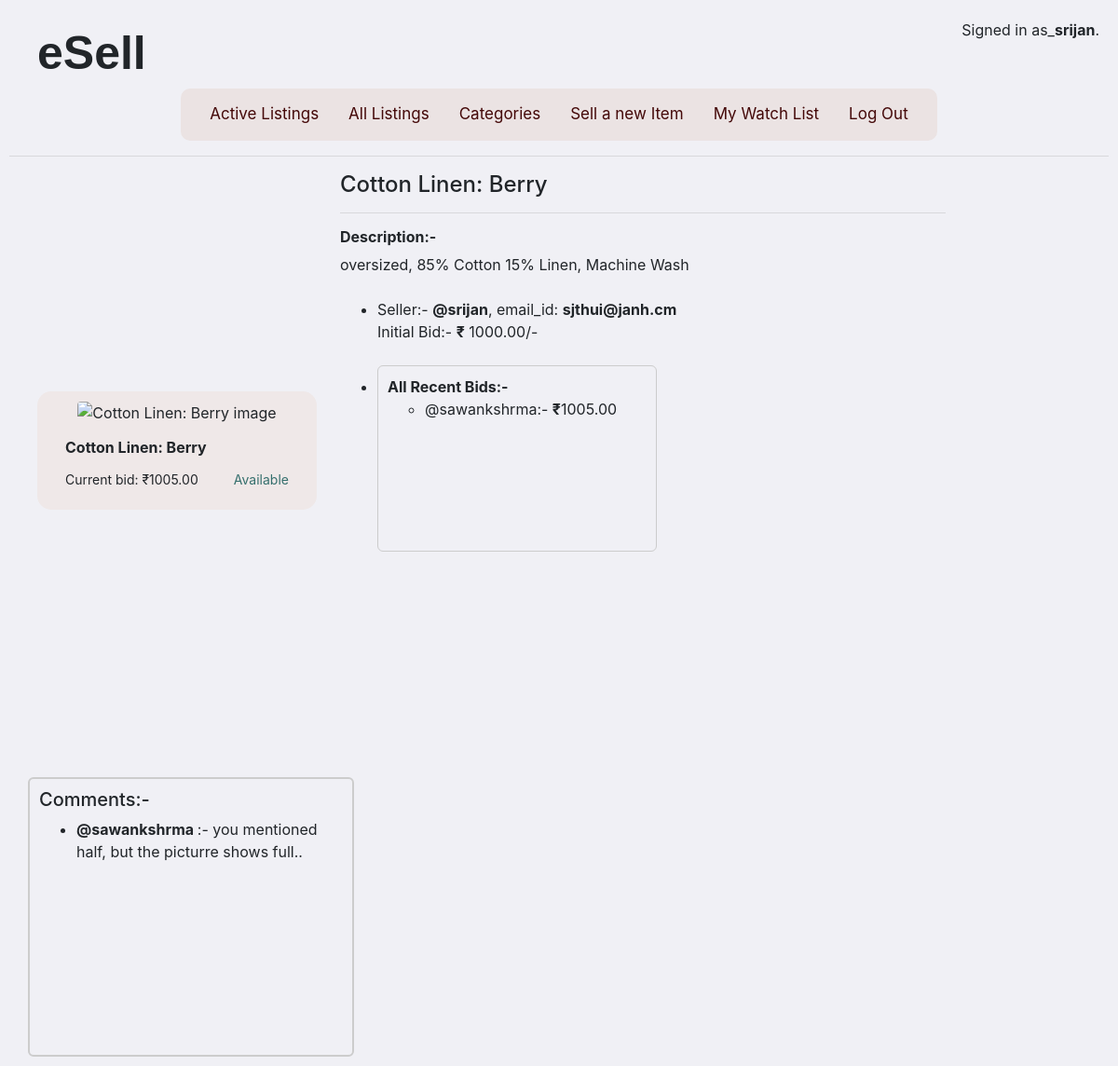
The page /2 (signed in) on the database its author committed.
### auctions/models.py (models this page shows, shortened)
class User(AbstractUser):
    watchlist = models.ManyToManyField('Listing', blank=True, related_name="watched_by") #remember

class Listing(models.Model):
    CATEGORY_CHOICES = [
        ('FN', 'Fashion'),
        ('TY', 'Toys'),
        ('EL', 'Electronics'),
        ('HM', 'Home'),
    ]
    title = models.CharField(max_length=100)
    description = models.TextField(max_length=500)
    starting_bid = models.DecimalField(max_digits=10, decimal_places=2)
    current_bid = models.DecimalField(max_digits=10, decimal_places=2, null=True, blank=True)
    image_url = models.URLField(blank=True, null=True)
    category = models.CharField(max_length=2, choices=CATEGORY_CHOICES, default='HM')
    is_active = models.BooleanField(default=True)
    created_at = models.DateTimeField(auto_now_add=True)
    owner = models.ForeignKey(User, on_delete=models.CASCADE, related_name="listings")
    winner = models.ForeignKey(User, on_delete=models.SET_NULL, null=True, blank=True, related_name='won_auctions')

class Bid(models.Model):
    amount = models.DecimalField(max_digits=10, decimal_places=2)
    listing = models.ForeignKey(Listing, on_delete=models.CASCADE, related_name='bids')
    user = models.ForeignKey(User, on_delete=models.CASCADE, related_name='bids')
    created_at = models.DateTimeField(auto_now_add=True)

class Comment(models.Model):
    text = models.TextField(max_length=300)
    user = models.ForeignKey(User, on_delete=models.CASCADE, related_name='comments')
    listing = models.ForeignKey(Listing, on_delete=models.CASCADE, related_name='comments')

### auctions/views.py (the view)
# urls.py: path("<int:product_id>", views.product, name="product")
def product(request, product_id):
    try:
        product = Listing.objects.get(id=product_id)
    except Listing.DoesNotExist:
        raise Http404("Flight not found.")
    return render(request, "auctions/product.html", {
        "listing": product,
        "comments": product.comments.all(),
        "bids": product.bids.all(),
    })

### auctions/templates/auctions/product.html (shortened to what this page needs)
{% extends "auctions/layout.html" %}
{% block body %}
<div class = "product-wrap" style="
/* background-color: pink; */
 ">
        <div class="cards_wrapper" style="justify-content: flex-start;
         /* background-color: green; */
         width :325px;">
            <div class = "cards_container" style = "margin-left:30px;">
               <div class="image-wrapper">
                    {% if listing.image_url %}
                        <img src="{{ listing.image_url|safe }}" alt="{{ listing.title }} image" style="border: 1px solid transparent; border-radius: 5px;">
                    {% else %}
                        <div class="no-image">No image available</div>
                    {% endif %}
                </div>
                 <div class="card-footer">
                    <p class="card-title"><strong>{{ listing.title }}</strong></p>
                    <div class="card-meta">
                        {% if listing.is_active %} <span class="bid">Current bid: ₹{{ listing.current_bid }}</span>
                        <span class="availability {% if is_active %}not-available{% else %}available{% endif %}">
                            Available{% else %}Sold Out @ ₹{{ listing.current_bid }}{% endif %}
                            </span>
                    </div>
                </div>
            </div>
        </div>
        <div class = "product-info" style="
        /* background-color: rgb(78, 51, 124); */
         height:600px; width:680px !important;">
            <div class = "product-intro" style="
                /* background-color: red; */
                 height:40px; margin-left:30px; " >
                    <h4>{{listing.title}}</h4>
                    <hr>
                    <h6><strong>Description:-</strong></h6>
                    {{listing.description}}
                    <ul><br>
                        <li>
                           Seller:- <strong>@{{listing.owner.username}}</strong>, email_id: <strong>{{listing.owner.email}} </strong>
                        <br> Initial Bid:- <strong>₹</strong> {{listing.starting_bid}}/-
                        </li><br>
                        <li>
                            <div  class = "all-bids" style="
                                height: 200px;
                                width: 300px;
                                overflow-y: auto;
                                border: 1px solid #ccc;
                                border-radius: 6px;
                                padding: 10px;
                                background-color: transparent;
                            ">
                                <strong>All Recent Bids:-</strong>
                                <ul>
                                    {% for bid in bids %}
                                    <li>@{{ bid.user.username }}:- <strong>₹</strong>{{bid.amount}}</li>
                                    {% empty %}
                                    <li>No bids made yet.</li>
                                    {%endfor%}
                                </ul>
                            </div>
                        </li>
                    </ul>
            </div>
        </div>
        <div class = "comment-wrap" style="
            margin-left: 20px
            ;
        ">
            <div style = "height: 50px;"  ></div>
            <div  class = "comments" style="
                height: 300px;
                width: 350px;
                overflow-y: auto;
                border: 2px solid #ccc;
                border-radius: 6px;
                padding: 10px;
                background-color: transparent;
            ">
                <h5>Comments:-</h5>
                <ul>
                    {% for comment in comments %}
                    <li><strong>@{{ comment.user.username }} </strong>:- {{comment.text}}</li>
                    {% empty %}
                    <li>No comments yet.</li>
                    {%endfor%}
                </ul>
            </div>
        </div>
</div>
{% endblock %}

### auctions/templates/auctions/layout.html (shortened to what this page needs)
{% load static %}
<!DOCTYPE html>
<html lang="en">
    <head>
         <link rel="stylesheet" href="https://stackpath.bootstrapcdn.com/bootstrap/4.4.1/css/bootstrap.min.css">
        <link href="{% static 'auctions/styles.css' %}" rel="stylesheet">
    </head>
    <body>
         <div class = "title_block">
            <a href = "{% url 'index' %}"><div id = "logo"> <strong> eSell</strong></div>
            </a>
               <div class = "login_status">
                {% if user.is_authenticated %}
                    Signed in as_  <strong>{{  user.username }}</strong>.
                {% else %}
                    Not signed in!
                {% endif %}
        </div>
        </div>
        <div class = "extras-wrapper">
               <div class = "extras_1">
        <div class = "extras">
            <ul class="nav">
                <li class="nav-item">
                    <a class="nav-link" href="{% url 'index' %}">Active Listings</a>
                </li>
                <li class="nav-item">
                    <a class="nav-link" href="{% url 'all' %}">All Listings</a>
                </li>
                 <li class="nav-item">
                    <a class="nav-link" href="{% url 'index' %}">Categories</a>
                </li>
                <li class="nav-item">
                        <a class="nav-link" href="{% url 'newlisting' %}">Sell a new Item</a>
                    </li>
            {% if user.is_authenticated %}
            <li class="nav-item">
                        <a class="nav-link" href="{% url 'logout' %}">My Watch List</a>
                    </li>
                    <li class="nav-item">
                        <a class="nav-link" href="{% url 'logout' %}">Log Out</a>
                    </li>
                {% endif %}
            </ul>
        </div>
        </div>
        </div>
        <hr>
        {% block body %}
        {% endblock %}
    </body>
</html>

### auctions/static/auctions/styles.css (style rules this page uses)
body { background-color: #f0f0f5; padding: 10px; }
a { color: inherit; text-decoration: none; }
#logo { font-family: 'Montserrat', sans-serif; margin: 0 0 0 30px; font-size: 50px; }
.nav-link { color: rgb(68, 8, 8); }
.login-wrapper, .register-page, .cards_wrapper { display: flex; flex-wrap: wrap; justify-content: center; align-items: center; }
.product-wrap { display: flex; flex-wrap: wrap; }
.login-container, .register-container, .cards_container { width: 100%; max-width: 400px; min-width: 300px; }
.cards_container { width:320px; background-color: #efe8e8; border-radius: 15px; margin: 8px; height: auto; display: flex; flex-direction: column; justify-content: space-between; padding: 10px; box-sizing: border-box; overflow: hidden; }
.login_status { display: flex; justify-content: right; margin-right: 10px; }
.extras-wrapper { display: flex; justify-content: center; width : 100% }
.extras_1 { display: inline-flex; justify-content: center; background-color: #ebe3e3; padding: 7px 15px; border-radius: 10px; font-size: 17px; }
.title_block { padding-top:10px; display: flex; justify-content: space-between; height: auto; }
.image-wrapper { height: 80%; flex-shrink: 0; display: flex; align-items: center; justify-content: center; }
.image-wrapper img { max-height: 100%; max-width: 100%; object-fit: contain; }
.card-footer { background-color: transparent; border: none; height: 45%; display: flexbox; flex-direction: column; }
.card-meta { display: flex; justify-content: space-between; font-size: 14px; }
.available { color: rgb(53, 111, 109); }

### rows shown on the page
User: username "srijan"
Listing: title "Cotton Linen: Berry", current_bid "1005.00", description "oversized, 85% Cotton 15% Linen, Machine Wash", owner.username "srijan", owner.email "sjthui@janh.cm", starting_bid "1000.00"
Bid: user.username "sawankshrma", amount "1005.00"
Comment: user.username "sawankshrma", text "you mentioned half, but the picturre shows full.."
